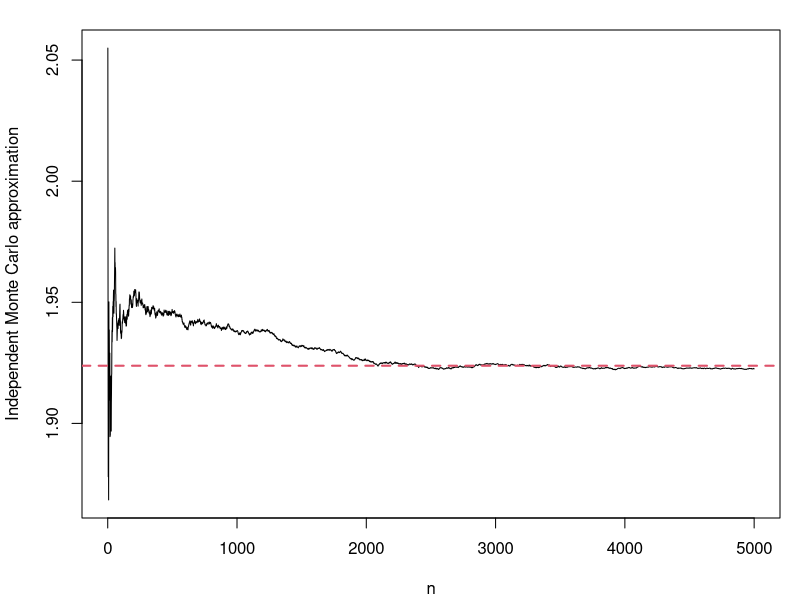

Reproduce this figure in R.
## ---- chunk 1
#### Independent Monte Carlo ####
## Data
n <- 20
sumy <- 40.4
sumysq <- 93.2
R <- 5e03
## Posterior 
betan <- sumy / (n + 1)
an <- 2 + n / 2
bn <- 2 + 0.5 * (sumysq - ((sumy ^ 2)) / (n + 1))
## Independent Monte Carlo
set.seed(12345)
sigma.sq <- rep(NA, R)
beta <- rep(NA, R)
for(r in 1 : R){
    sigma.sq[r] <- 1 / rgamma(n = 1, shape = an, rate = bn)
    beta[r] <- rnorm(n = 1, mean = betan, sd = sqrt(sigma.sq[r] / (n + 1)))
}
## Plot the results
par(mar = c(4.1, 4.1, 1.5, 1))
plot(cumsum(beta) / (1 : R), type = "l", xlab = "n", ylab = "Independent Monte Carlo approximation")
abline(h = sumy / (n + 1), col = 2, lty = 2, lwd = 2)
## ---- chunk 2
1 + 1
## ---- chunk 3
#| echo: false
2 * 2
